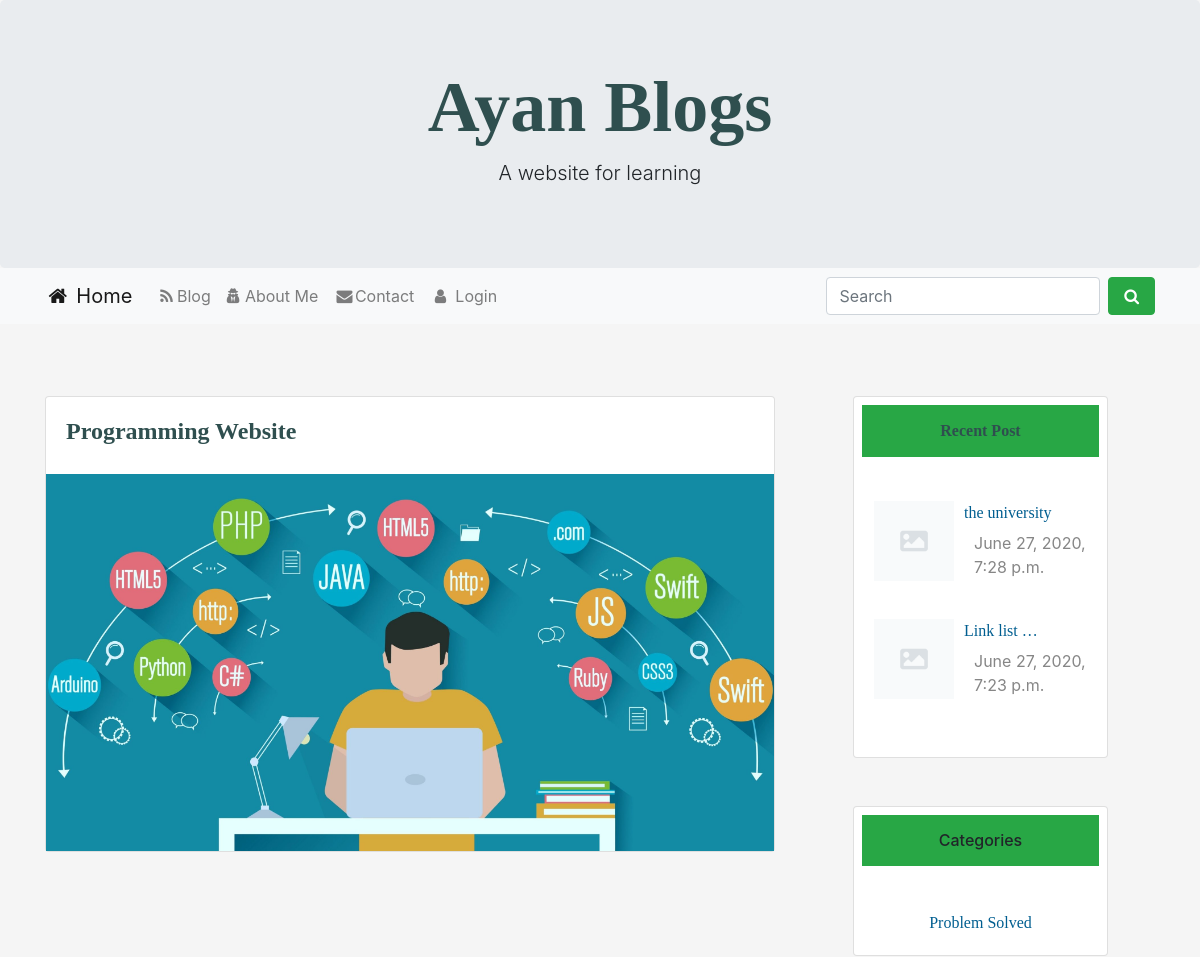
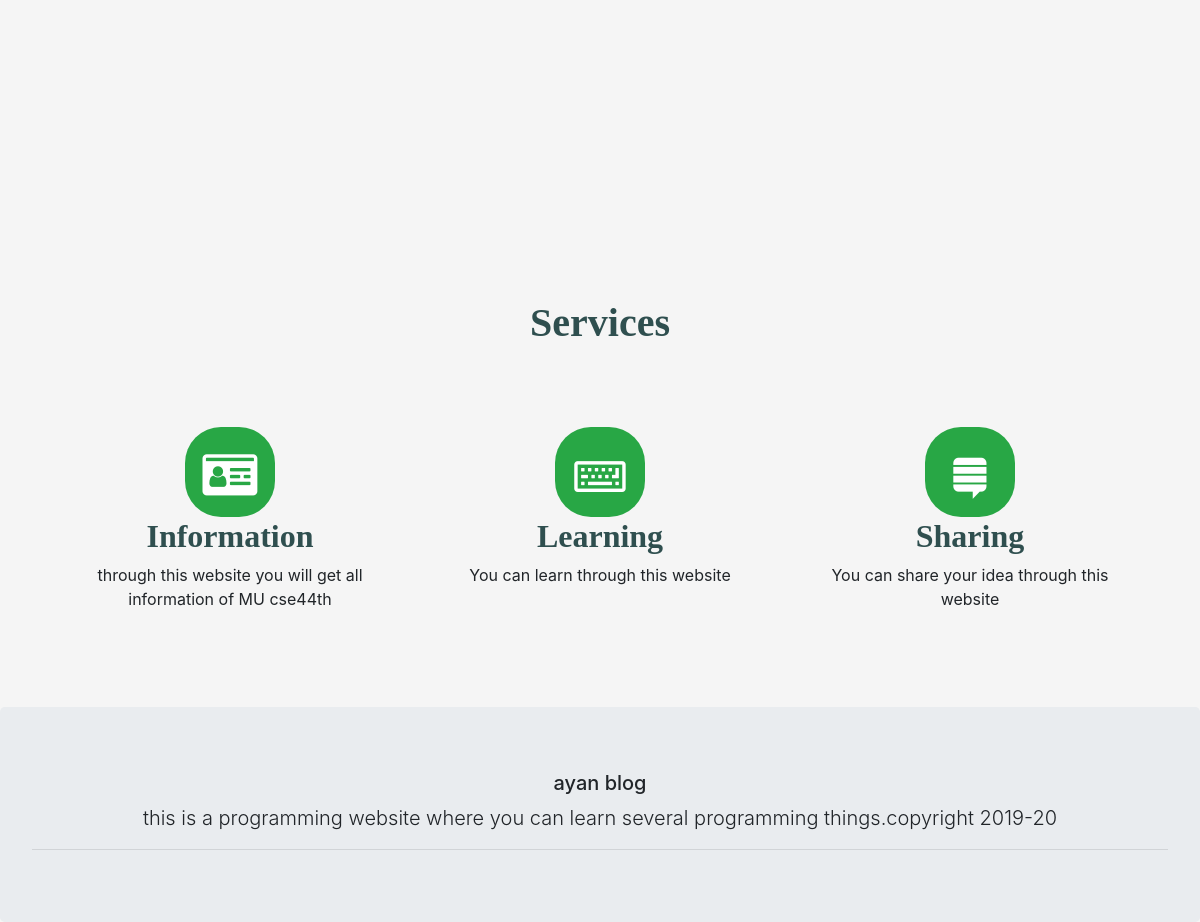
The page / on the database its author committed (2 pictures, top to bottom).
### home/models.py (models this page shows, shortened)
class Post(models.Model):
    category = models.ForeignKey(Category, on_delete=models.CASCADE)
    postAuthor = models.CharField(max_length=200)
    postId = models.AutoField(primary_key=True, auto_created=True)
    postTitle = models.CharField(max_length=200)
    postTimeDate = models.DateTimeField(auto_now_add=True, auto_now=False, blank=True)
    postInC = models.TextField()
    postInCplus = models.TextField()
    postInPython = models.TextField()
    postDescriptions = models.TextField()
    postUrl = models.TextField(blank=True)
    postImage = models.ImageField(blank=True, null=True)
    def get_photo_url(self):
        if self.postImage and hasattr(self.postImage, 'url'):
            return self.postImage.url
        else:
            return "/static/no.png"

class Category(models.Model):
    category = models.CharField(max_length=200, primary_key=True)

### home/views.py (the view)
# urls.py: path('', views.home, name='home'),
def home(request):
    Recent = Post.objects.all().order_by('-postTimeDate')[0:3]
    cat = Category.objects.all()[0:3]
    context = {'RecentPost': Recent,
               'Categories': cat, }
    return render(request, 'home.html', context)

### templates/home.html (shortened to what this page needs)
{% extends 'base.html' %}
{% load static %}
 {% block body %}
  <div class="row">
     <div class="col-sm-8 mb-5">
<div class="card promoting-card">
  <div class="card-body d-flex flex-row">
    <div>
      <h4 class="card-title font-weight-bold mb-2" id="heading">Programming Website</h4>
    </div>
  </div>
  <div class="view overlay">
    <img class="card-img-top rounded-0" src="{% static 'pp.jpg' %}" alt="Card image cap">
  </div>
</div>
     </div>
  <div class="col-sm-3 ml-lg-5">
<div class="card promoting-card">
<h6 class="bg-success m-2  p-3 text-center" id="heading">Recent Post</h6>
 <div class="card-body">
                        <div class="mt-3">
                             {% for post in RecentPost%}
                            <img style="float:left;" class="d-inline-block" src="{{ post.get_photo_url }}" height=80;
                                width=80; alt="abc">
                            <a href="{% url 'readMore' post.postId %}">
                                <p  style="margin-left:90px;" class="text-style">
                                    {{ post.postTitle |truncatewords:2 }}
                                </p>
                            </a>
                            <p style="margin-left:100px; margin-top:-10px;" class="description">{{ post.postTimeDate }}</p>
                            <br>
                             {% endfor %}
                        </div>
                    </div>
</div>
<div class="card promoting-card mt-5">
<h6 class="bg-success m-2 p-3 text-center " id="heading ">Categories</h6>
  <div class="card-body">
                        <div class="mt-3 text-center">
                             {% for cat in Categories%}
                            <a class="text-style" href="#"> {{cat.category}} </a><br>
                             {% endfor %}
                        </div>
                    </div>
</div>
  </div>
  </div>
{% endblock body %}

### static/css/style.css (style rules this page uses)
#heading { font-family:bitter,georgia,"times new roman",times,serif; font-weight:bold; color:#2F4F4F; }
.description { color:#868686; fon-weight:bold; margin-top:-2px; }
.text-style { font-family:bitter,georgia,"times new roman",times,serif; color:#005E90; }

### rows shown on the page
Post: postTitle "the university", postTimeDate "June 27, 2020, 7:28 p.m."
Post: postTitle "Link list …", postTimeDate "June 27, 2020, 7:23 p.m."
Category: category "Problem Solved"
